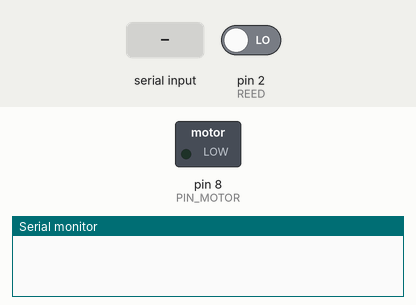
Bench run of a sketch on a simulated Arduino Uno, built with avr-gcc and run on an emulated ATmega328P. Parts: switched loads named in the sketch (green lamp = pin HIGH), the last lines printed to the serial monitor. The inputs (shaded band) are chosen by the test bench; at power-on: pin 2 (REED) LOW.

Above: at 1.2 s.
1.3 s: "90,45\n" received over Serial
At 1.9 s:
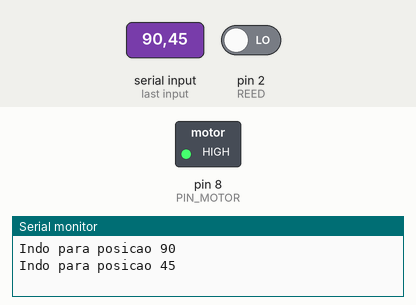
2.8 s: pin 2 (REED) driven HIGH
Timing chart, 0 to 5.8 s (numbered marks = the images above; inputs shaded):
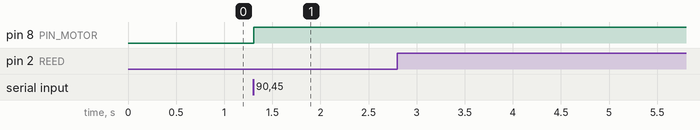

Measured:
- after the input at 1.3 s, pin 8 (PIN_MOTOR): LOW → HIGH at once

The sketch:

contador_giro.ino
```cpp
#define REED 2//input do reed switch
#define NUM_POS 7  //número de posições do armário
#define PIN_MOTOR 8

int pos = 0;
unsigned long ultimoInterrupt = 0;
int posDesejada = 0;
int posAnterior = 0;

void setup() {
  pinMode(PIN_MOTOR, OUTPUT);
  pinMode(REED, INPUT);
  digitalWrite(PIN_MOTOR, LOW);
  attachInterrupt(digitalPinToInterrupt(REED), incrementarPosicao, RISING);
  Serial.begin(9600);
}

void loop() {
  char c;
  char dados[8];
  int x;
  if (Serial.available()) {
    x = 0;
    do {
      c = Serial.read();
      dados[x] = c;
      x++;
      delay(1);
    } while (c >= 48 && c <= 57);
    Serial.println();
    dados[x - 1] = '\0';
    posDesejada = atoi(dados);
    Serial.print("Indo para posicao ");
    Serial.println(dados);
  }
  if (pos == posDesejada) {
    digitalWrite(PIN_MOTOR, LOW);
  }
//  else if (pos != posAnterior) {
//    digitalWrite(PIN_MOTOR, LOW);
//    delay(500);
//  }
  else {
    digitalWrite(PIN_MOTOR, HIGH);
  }
  posAnterior = pos;
  delay(10);
  // Serial.println(digitalRead(REED));
}

void incrementarPosicao() {
  if (millis() - ultimoInterrupt  > 50) {
    if (pos != posDesejada) {
      pos++;
      pos = pos % NUM_POS;
      Serial.println(pos);
      ultimoInterrupt = millis();
    }
  }
}
```
